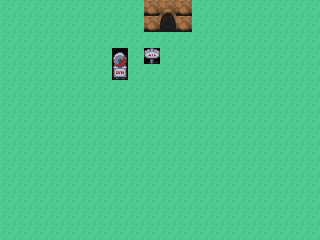

A 2D game scene composited from a Tiled map and its tileset images. What follows is a short description and the map's XML, with every tile layer's data as written:
An orthogonal 20x15 tile map with 16x16 px tiles, 1 tile layer (Kachelebene 1).

<map version="1.5" tiledversion="1.6.0" orientation="orthogonal" renderorder="right-down" width="20" height="15" tilewidth="16" tileheight="16" infinite="0" nextlayerid="2" nextobjectid="1">
 <tileset firstgid="1" source="tileset.tsx" />
 <layer id="1" name="Kachelebene 1" width="20" height="15">
  <data encoding="csv">
183,183,183,183,183,183,183,183,183,1742,1743,1744,183,183,183,183,183,183,183,183,
183,183,183,183,183,183,183,183,183,1833,1834,1835,183,183,183,183,183,183,183,183,
183,183,183,183,183,183,183,183,183,183,183,183,183,183,183,183,183,183,183,183,
183,183,183,183,183,183,183,4373,183,274,183,183,183,183,183,183,183,183,183,183,
183,183,183,183,183,183,183,4464,183,183,183,183,183,183,183,183,183,183,183,183,
183,183,183,183,183,183,183,183,183,183,183,183,183,183,183,183,183,183,183,183,
183,183,183,183,183,183,183,183,183,183,183,183,183,183,183,183,183,183,183,183,
183,183,183,183,183,183,183,183,183,183,183,183,183,183,183,183,183,183,183,183,
183,183,183,183,183,183,183,183,183,183,183,183,183,183,183,183,183,183,183,183,
183,183,183,183,183,183,183,183,183,183,183,183,183,183,183,183,183,183,183,183,
183,183,183,183,183,183,183,183,183,183,183,183,183,183,183,183,183,183,183,183,
183,183,183,183,183,183,183,183,183,183,183,183,183,183,183,183,183,183,183,183,
183,183,183,183,183,183,183,183,183,183,183,183,183,183,183,183,183,183,183,183,
183,183,183,183,183,183,183,183,183,183,183,183,183,183,183,183,183,183,183,183,
183,183,183,183,183,183,183,183,183,183,183,183,183,183,183,183,183,183,183,183
</data>
 </layer>
</map>
